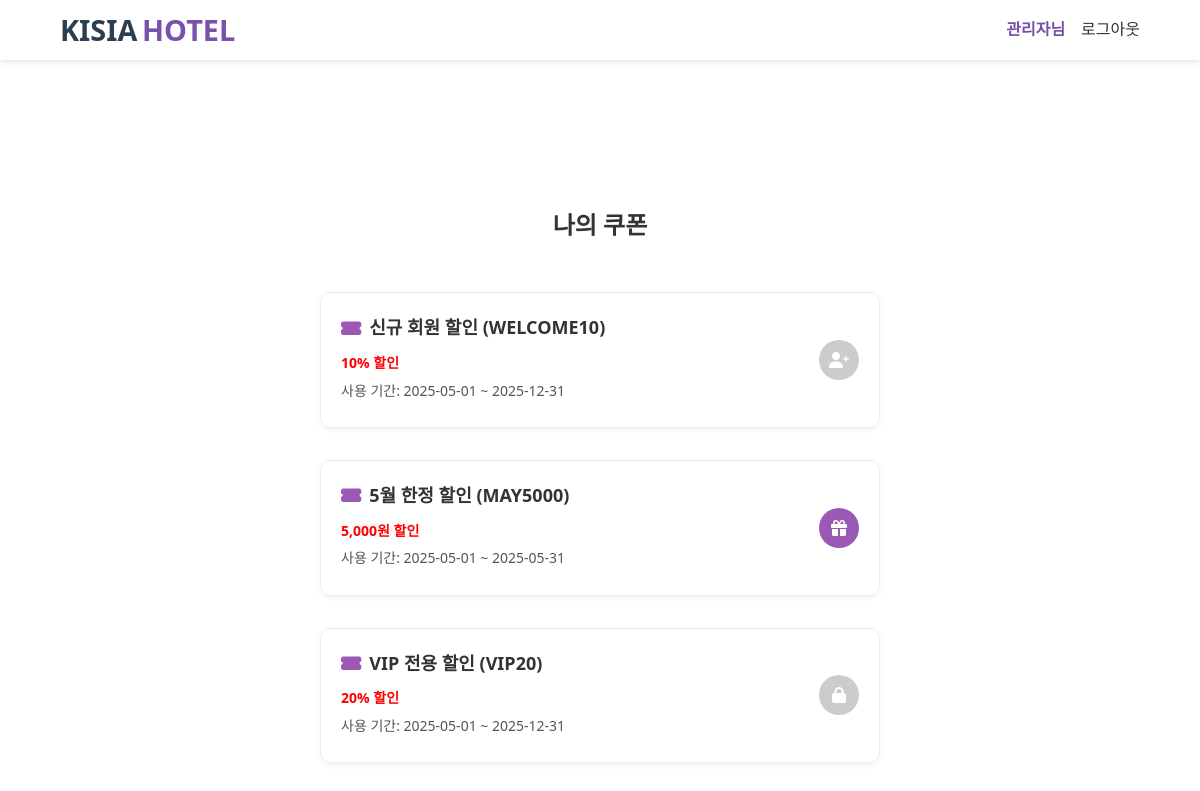
Screenshot of /coupon/coupon-list.php (signed in) with the database file from the repository.
### tables this page shows
CREATE TABLE coupons (
    coupon_id INT PRIMARY KEY AUTO_INCREMENT,
    code VARCHAR(50) NOT NULL UNIQUE,
    name VARCHAR(100) NOT NULL,
    description TEXT,
    discount_type ENUM('percentage', 'fixed') NOT NULL,
    discount_value DECIMAL(10,2) NOT NULL,
    start_date DATE NOT NULL,
    end_date DATE NOT NULL,
    minimum_purchase DECIMAL(10,2),
    maximum_discount DECIMAL(10,2),
    usage_limit INT,
    is_active BOOLEAN DEFAULT TRUE,
    created_at DATETIME DEFAULT CURRENT_TIMESTAMP,
    updated_at DATETIME DEFAULT CURRENT_TIMESTAMP ON UPDATE CURRENT_TIMESTAMP
);

### src/includes/coupon_info.php (called while the page is built, shortened)
<?php
include_once __DIR__ . '/../includes/db_connection.php';
$user_id = $_SESSION['user_id'];
$user_sql = "SELECT created_at FROM users WHERE user_id = '$user_id'";
$user_result = mysqli_query($conn, $user_sql);
$user = mysqli_fetch_assoc($user_result);
$user_created_at = strtotime($user['created_at']);
$one_week_ago = strtotime('-1 week');
$is_new_user = ($user_created_at >= $one_week_ago);
$vip_sql = "SELECT vip FROM users WHERE user_id = '$user_id'";
$vip_result = mysqli_query($conn, $vip_sql);
$vip_user = mysqli_fetch_assoc($vip_result);
$is_vip = $vip_user['vip'];
$sql = "SELECT * FROM coupons WHERE is_active = 1 ORDER BY created_at DESC";
$result = mysqli_query($conn, $sql);
$coupons = mysqli_fetch_all($result, MYSQLI_ASSOC);
function isCouponUsed($conn, $user_id, $coupon_id) {
    $result = mysqli_query($conn, "
        SELECT is_used
        FROM user_coupons
        WHERE user_id = $user_id
          AND coupon_id = $coupon_id
        LIMIT 1
    ");
    $row = mysqli_fetch_assoc($result);
    return $row && $row['is_used'] == 1;
}
function hasCoupon($conn, $user_id, $coupon_id) {
    $result = mysqli_query($conn, "
        SELECT 1
        FROM user_coupons
        WHERE user_id = $user_id
          AND coupon_id = $coupon_id
        LIMIT 1
    ");
    return mysqli_num_rows($result) > 0;
}
?>

### src/coupon/coupon-list.php (the view, shortened to what this page needs)
<?php
include_once __DIR__ . '/../includes/header.php';
include_once __DIR__ . '/../includes/coupon_info.php';
?>
<main class="user-coupon-container">
    <h2>나의 쿠폰</h2>
    <?php if (count($coupons) === 0): ?>
        <p>현재 사용 가능한 쿠폰이 없습니다.</p>
    <?php else: ?>
        <?php foreach ($coupons as $coupon): ?>
            <?php
            $already_received = hasCoupon($conn, $user_id, $coupon['coupon_id']);
            $is_used = isCouponUsed($conn, $user_id, $coupon['coupon_id']);
            ?>
            <div class="coupon-card">
                <div class="coupon-details">
                    <div class="coupon-header">
                        <i class="fas fa-ticket-alt"></i>
                        <?= $coupon['name'] ?> (<?= $coupon['code'] ?>)
                    </div>
                    <p style="color:red; font-weight:bold;">
                        <?= $coupon['discount_type'] === 'percentage'
                            ? (int)$coupon['discount_value'] . '% 할인'
                            : number_format($coupon['discount_value']) . '원 할인'; ?>
                    </p>
                    <p>사용 기간: <?= $coupon['start_date'] ?> ~ <?= $coupon['end_date'] ?></p>
                </div>
                <div class="coupon-action">
                    <?php
                    if ($coupon['code'] === 'VIP20' && !$is_vip):
                    ?>
                        <button disabled title="VIP 전용 쿠폰입니다."><i class="fas fa-lock"></i></button>
                    <?php
                    elseif ($coupon['code'] === 'WELCOME10' && !$is_new_user):
                    ?>
                        <button disabled title="신규 회원 전용 쿠폰입니다."><i class="fas fa-user-plus"></i></button>
                    <?php
                    elseif ($is_used):
                    ?>
                        <button disabled><i class="fas fa-check-double"></i></button>
                    <?php
                    elseif ($already_received):
                    ?>
                        <button disabled><i class="fas fa-check"></i></button>
                    <?php
                    else:
                    ?>
                        <form action="receive_coupon_action.php" method="GET">
                            <button type="submit"><i class="fas fa-gift"></i></button>
                        </form>
                    <?php endif; ?>
                </div>
            </div>
        <?php endforeach; ?>
    <?php endif; ?>
</main>
<?php include_once __DIR__ . '/../includes/footer.php'; ?>

### src/style/styles.css (style rules this page uses)
* { margin: 0; padding: 0; box-sizing: border-box; font-family: 'Segoe UI', Tahoma, Geneva, Verdana, sans-serif; }
body { line-height: 1.6; color: #333; }

### src/style/coupon.css (style rules this page uses)
.user-coupon-container { max-width: 600px; margin: 0 auto; padding: 30px 20px; margin-top: 8rem; margin-bottom: 6rem; }
.user-coupon-container h2 { text-align: center; font-size: 24px; margin-bottom: 3rem; margin-top: 3rem; }
.coupon-card { display: flex; justify-content: space-between; align-items: center; border: 1px solid #eee; border-radius: 10px; padding: 20px; margin-bottom: 2rem; box-shadow: 0 2px 6px rgba(0,0,0,0.05); }
.coupon-details { flex-grow: 1; }
.coupon-action { margin-left: 20px; }
.coupon-action button { background-color: #9b59b6; color: white; border: none; padding: 10px; border-radius: 50%; cursor: pointer; font-size: 16px; transition: background-color 0.3s ease; width: 40px; height: 40px; display: flex; justify-content: center; align-items: center; }
.coupon-action button:disabled { background-color: #ccc; cursor: not-allowed; }
.coupon-header i { color: #9b59b6; }
.coupon-header { font-size: 18px; font-weight: bold; color: #333; display: flex; align-items: center; gap: 8px; margin-bottom: 10px; }
.coupon-details p { margin: 5px 0; color: #555; font-size: 14px; }

### rows the page displays
coupons: name "신규 회원 할인", code "WELCOME10", discount_value "10", start_date "2025-05-01", end_date "2025-12-31"
coupons: name "5월 한정 할인", code "MAY5000", discount_value "5,000", start_date "2025-05-01", end_date "2025-05-31"
coupons: name "VIP 전용 할인", code "VIP20", discount_value "20", start_date "2025-05-01", end_date "2025-12-31"

### other values shown
$_SESSION['username'] "관리자"
